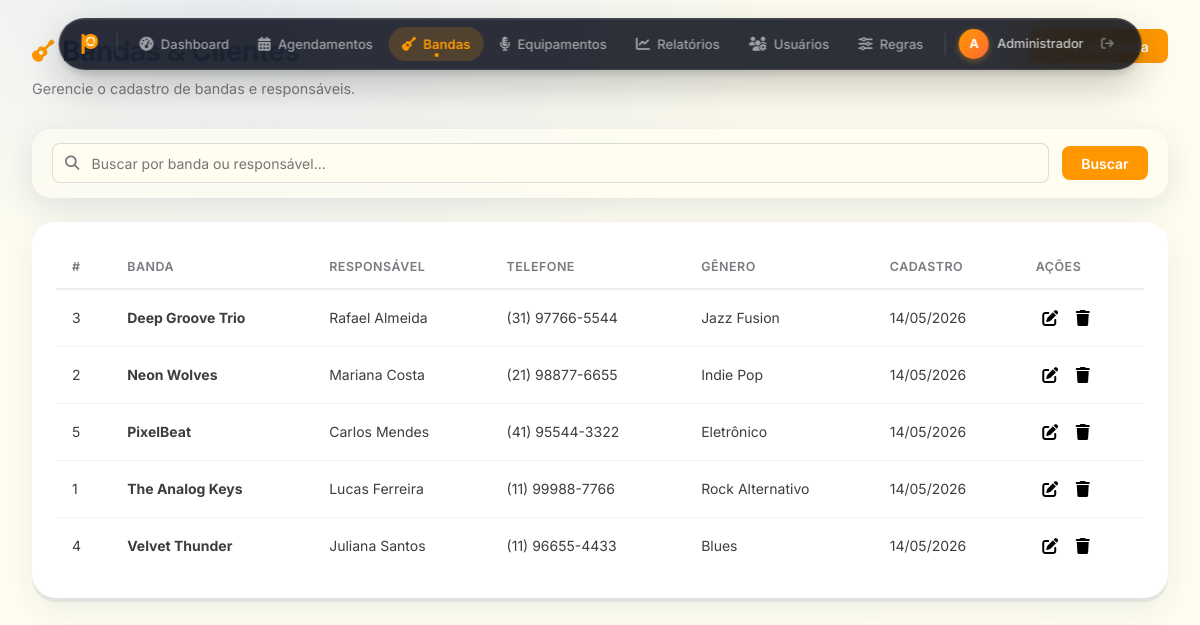
Screenshot of /bandas.php (signed in) with the database file from the repository.
### tables this page shows
CREATE TABLE IF NOT EXISTS bandas (
  id          INT UNSIGNED NOT NULL AUTO_INCREMENT,
  nome_banda  VARCHAR(200) NOT NULL,
  responsavel VARCHAR(150) NOT NULL,
  telefone    VARCHAR(30),
  genero      VARCHAR(80),
  criado_em   DATETIME     NOT NULL DEFAULT CURRENT_TIMESTAMP,
  PRIMARY KEY (id)
);

### bandas.php (called while the page is built)
<?php
require_once 'controllers/bandas_ctrl.php';
require_once 'templates/bandas.php';

### controllers/bandas_ctrl.php (called while the page is built, shortened)
<?php
$pdo        = getConexao();
$busca      = trim($_GET['busca'] ?? '');
if ($busca !== '') {
    $stmt = $pdo->prepare(
        "SELECT * FROM bandas WHERE nome_banda LIKE :b OR responsavel LIKE :b ORDER BY nome_banda"
    );
    $stmt->execute([':b' => "%$busca%"]);
} else {
    $stmt = $pdo->query("SELECT * FROM bandas ORDER BY nome_banda");
}
$bandas = $stmt->fetchAll();

### templates/bandas.php (the view, shortened to what this page needs)
<?php include 'includes/head.php'; ?>
<body>
<?php include 'includes/nav.php'; ?>
<main class="main-content">
  <header class="page-header">
    <div>
      <h1><i class="fa-solid fa-guitar"></i> Bandas &amp; Clientes</h1>
      <p class="page-subtitle">Gerencie o cadastro de bandas e responsáveis.</p>
    </div>
    <button class="btn btn-primary" id="btnNovaBanda">
    </button>
  </header>
  <form method="GET" class="search-bar glass">
    <div class="input-icon">
      <i class="fa-solid fa-magnifying-glass"></i>
      <input type="text" name="busca" id="campoBusca"
             placeholder="Buscar por banda ou responsável…"
             value="<?= htmlspecialchars($busca) ?>">
    </div>
    <button type="submit" class="btn btn-primary">Buscar</button>
  </form>
  <section class="section-card glass">
    <div class="table-responsive">
      <table class="data-table" id="tabelaBandas">
        <thead>
          <tr>
            <th>#</th><th>Banda</th><th>Responsável</th>
            <th>Telefone</th><th>Gênero</th><th>Cadastro</th><th>Ações</th>
          </tr>
        </thead>
        <tbody>
          <?php if (empty($bandas)): ?>
            <tr>
              <td colspan="7" class="empty-state">
                <i class="fa-solid fa-face-meh"></i> Nenhuma banda encontrada.
              </td>
            </tr>
          <?php else: ?>
            <?php foreach ($bandas as $b): ?>
            <tr>
              <td><?= $b['id'] ?></td>
              <td><strong><?= htmlspecialchars($b['nome_banda']) ?></strong></td>
              <td><?= htmlspecialchars($b['responsavel']) ?></td>
              <td><?= htmlspecialchars($b['telefone'] ?? '—') ?></td>
              <td><?= htmlspecialchars($b['genero']   ?? '—') ?></td>
              <td><?= date('d/m/Y', strtotime($b['criado_em'])) ?></td>
              <td class="action-btns">
                <button class="btn btn-icon btn-edit" title="Editar"
                  data-id="<?= $b['id'] ?>"
                  data-nome="<?= htmlspecialchars($b['nome_banda'],  ENT_QUOTES) ?>"
                  data-resp="<?= htmlspecialchars($b['responsavel'], ENT_QUOTES) ?>"
                  data-tel="<?= htmlspecialchars($b['telefone'] ?? '', ENT_QUOTES) ?>"
                  data-gen="<?= htmlspecialchars($b['genero']   ?? '', ENT_QUOTES) ?>">
                  <i class="fa-solid fa-pen-to-square"></i>
                </button>
                <button class="btn btn-icon btn-delete" title="Excluir"
                  data-id="<?= $b['id'] ?>"
                  data-nome="<?= htmlspecialchars($b['nome_banda'], ENT_QUOTES) ?>">
                  <i class="fa-solid fa-trash"></i>
                </button>
              </td>
            </tr>
            <?php endforeach; ?>
          <?php endif; ?>
        </tbody>
      </table>
    </div>
  </section>
</main>
</body>
</html>

### assets/css/style.css (style rules this page uses)
:root { --clr-dark: #282829; --clr-cream: #FFFDF0; --clr-navy: #002A54; --clr-blue: #8AA8FF; --clr-orange: #FF9800; --glass-bg: rgba(255, 253, 240, 0.55); --glass-border: rgba(255, 253, 240, 0.3); --glass-shadow: 0 8px 32px rgba(0, 42, 84, 0.12); --glass-blur: blur(18px); --text-primary: #1a1a1b; --text-secondary: #3d3d3e; --text-muted: #7a7a80; --di-bg: rgba(16, 20, 32, 0.88); --di-border: rgba(255, 255, 255, 0.10); --di-height: 52px; --di-top: 18px; --radius-sm: 8px; --radius-md: 14px; --radius-lg: 20px; --radius-xl: 28px; --transition: all 0.22s ease; }
*, *::before, *::after { box-sizing: border-box; margin: 0; padding: 0; }
html { font-size: 16px; scroll-behavior: smooth; }
body { font-family: 'Inter', system-ui, sans-serif; background: var(--clr-cream); color: var(--text-primary); line-height: 1.6; min-height: 100vh; display: block; background-image: radial-gradient(ellipse 80% 60% at 20% 0%, rgba(138, 168, 255, 0.18) 0%, transparent 60%), radial-gradient(ellipse 60% 40% at 80% 100%, rgba(255, 152, 0, 0.10) 0%, transparent 60%); }
button { font-family: inherit; cursor: pointer; }
input, select, textarea { font-family: inherit; }
.glass { background: var(--glass-bg); backdrop-filter: var(--glass-blur); -webkit-backdrop-filter: var(--glass-blur); border: 1px solid var(--glass-border); box-shadow: var(--glass-shadow); border-radius: var(--radius-lg); }
.main-content { margin-left: 0; flex: 1; padding: calc(var(--di-top) + var(--di-height) + 1.5rem) 2.5rem 2rem; min-height: 100vh; overflow-x: hidden; }
.page-header { display: flex; align-items: flex-start; justify-content: space-between; gap: 1rem; margin-bottom: 1.8rem; flex-wrap: wrap; }
.page-header h1 { font-size: 1.75rem; font-weight: 700; color: var(--clr-navy); letter-spacing: -0.5px; display: flex; align-items: center; gap: 0.5rem; }
.page-header h1 i { color: var(--clr-orange); font-size: 1.4rem; }
.page-subtitle { color: var(--text-muted); font-size: 0.9rem; margin-top: 0.2rem; }
.section-card { padding: 1.5rem; margin-bottom: 1.8rem; opacity: 0; transform: translateY(16px); transition: opacity 0.4s ease, transform 0.4s ease; }
.section-card.card-visible { opacity: 1; transform: translateY(0); }
.table-responsive { overflow-x: auto; }
.data-table { width: 100%; border-collapse: collapse; font-size: 0.875rem; }
.data-table thead tr { border-bottom: 2px solid rgba(0,42,84,0.08); }
.data-table th { text-align: left; padding: 0.7rem 1rem; font-weight: 600; color: var(--text-muted); font-size: 0.78rem; text-transform: uppercase; letter-spacing: 0.5px; white-space: nowrap; }
.data-table td { padding: 0.85rem 1rem; border-bottom: 1px solid rgba(0,42,84,0.05); color: var(--text-secondary); }
.data-table tbody tr:last-child td { border-bottom: none; }
.btn { display: inline-flex; align-items: center; gap: 0.45rem; padding: 0.55rem 1.2rem; border-radius: var(--radius-sm); font-size: 0.875rem; font-weight: 600; border: none; transition: var(--transition); cursor: pointer; white-space: nowrap; text-decoration: none; }
.btn-primary { background: var(--clr-orange); color: #fff; }
.btn-icon { padding: 0.4rem; border-radius: var(--radius-sm); background: transparent; border: none; font-size: 1rem; transition: var(--transition); }
.action-btns { display: flex; gap: 0.3rem; }
input[type="text"], input[type="email"], input[type="password"], input[type="number"], input[type="date"], input[type="time"], select, textarea { width: 100%; padding: 0.65rem 0.9rem; border: 1.5px solid rgba(0,42,84,0.15); border-radius: var(--radius-sm); background: rgba(255,253,240,0.8); font-size: 0.875rem; color: var(--text-primary); transition: var(--transition); outline: none; }
.input-icon { position: relative; display: flex; align-items: center; }
.input-icon > i:first-child { position: absolute; left: 0.8rem; color: var(--text-muted); font-size: 0.9rem; pointer-events: none; }
.input-icon input { padding-left: 2.4rem; }
.search-bar { display: flex; align-items: center; gap: 0.8rem; padding: 0.85rem 1.2rem; margin-bottom: 1.5rem; flex-wrap: wrap; }
.search-bar .input-icon { flex: 1; min-width: 180px; }
.search-bar .input-icon input { min-width: 0; }

### assets/css/app.css (style rules this page uses)
.main-content { margin-left: 0; padding: 1.8rem 2rem 6rem; }
.section-card { border-radius: 24px; background: #fff; border: none; box-shadow: 0 4px 0 rgba(0,42,84,0.08), 0 12px 32px rgba(0,42,84,0.07), inset 0 1px 0 rgba(255,255,255,0.9); backdrop-filter: none; }

### rows the page displays
bandas: id "3", nome_banda "Deep Groove Trio", responsavel "Rafael Almeida", telefone "(31) 97766-5544", genero "Jazz Fusion", criado_em "14/05/2026"
bandas: id "2", nome_banda "Neon Wolves", responsavel "Mariana Costa", telefone "(21) 98877-6655", genero "Indie Pop", criado_em "14/05/2026"
bandas: id "5", nome_banda "PixelBeat", responsavel "Carlos Mendes", telefone "(41) 95544-3322", genero "Eletrônico", criado_em "14/05/2026"
bandas: id "1", nome_banda "The Analog Keys", responsavel "Lucas Ferreira", telefone "(11) 99988-7766", genero "Rock Alternativo", criado_em "14/05/2026"
bandas: id "4", nome_banda "Velvet Thunder", responsavel "Juliana Santos", telefone "(11) 96655-4433", genero "Blues", criado_em "14/05/2026"

### other values shown
$item['label'] "Dashboard"
$item['label'] "Agendamentos"
$item['label'] "Bandas"
$item['label'] "Equipamentos"
$item['label'] "Relatórios"
$item['label'] "Usuários"
$item['label'] "Regras"
mb_strtoupper(mb_substr($usuario['nome'], 0, 1)) "A"
explode(' ', $usuario['nome'])[0] "Administrador"
